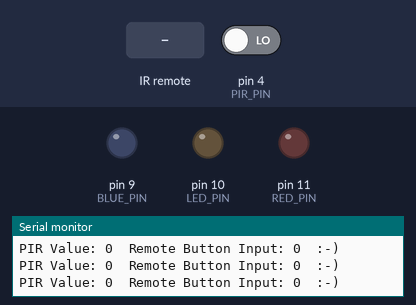
This sketch was run on a simulated Arduino Uno, built with avr-gcc and run on an emulated ATmega328P. Parts: output pins drawn as LEDs (lit = HIGH), the last lines printed to the serial monitor. Inputs (shaded band) come from the test bench; at power-on: pin 4 (PIR_PIN) LOW. Random numbers use the default seed unless the sketch sets one.

Above: at 1.2 s.
1.3 s: infrared code 0x42 received
4.3 s: infrared code 0xC received
At 5.4 s:
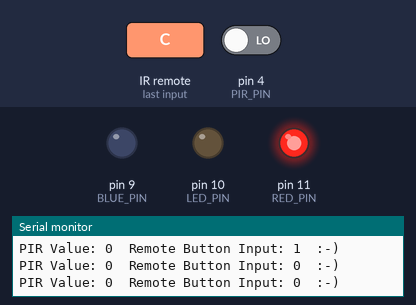
6.1 s: pin 4 (PIR_PIN) driven HIGH
At 7.4 s:
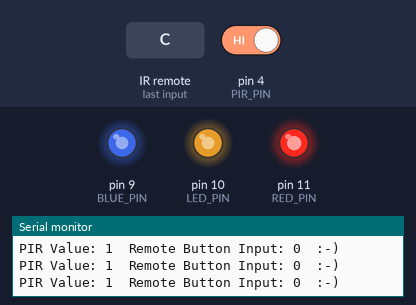
7.7 s: infrared code 0x18 received
At 8.06 s:
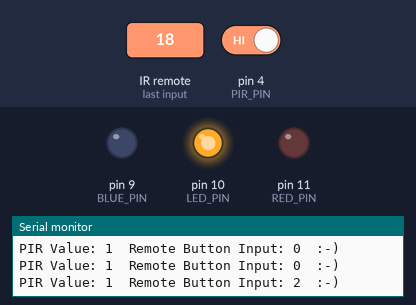
9.7 s: infrared code 0x5E received
At 10.06 s:
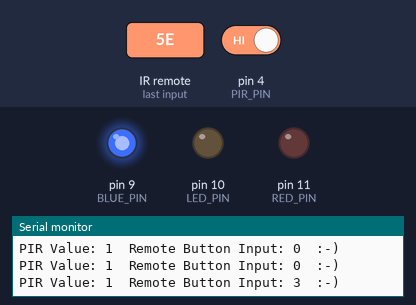
11.7 s: infrared code 0x8 received
At 13.1 s:
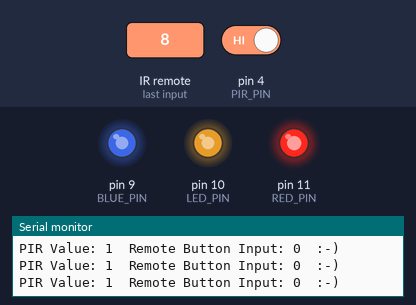
Timing chart, 0 to 14.7 s (numbered marks = the images above; inputs shaded):
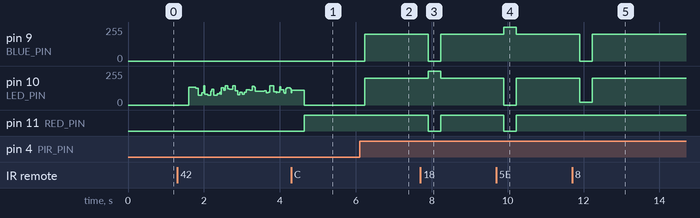

The sketch:

IndoorLightSystem_M3C.ino.ino
```cpp
/*
 * File: IndoorSystem_M3C.ino
 * Authors: Parker West & Megan Gunnett
 * Date: 12/18/2024
 * Description: This Arduino project is the control system for the indoor lights. The lights utilize the use of a PIR sensor, an IR remote reciever, RGB lights,
 *              and a photoresistor. This program uses the IRremote.hpp library to control the remote. For more information on this library, visit
                https://github.com/Arduino-IRremote/Arduino-IRremote.git. This program also sues the millisDelay library to control the use of a timer.
 */
#include <IRremote.hpp>
#include <millisDelay.h>

millisDelay ledDelay; //declare the millisecond delay for the LED

// These constants won't change:
const int IR_RECEIVE_PIN  =   7;  // Pin for the IR Reciever
const int PIR_PIN         =   4;  // Passive infared pin
const int LED_PIN         =  10;  // A PWM pin so birghtness can be adjusted
const int RED_PIN         =  11;  // Pin for RGB LED Red control
const int GREEN_PIN       =  10;  // Pin for RGB LED Green control
const int BLUE_PIN        =   9;  // Pin for RGB LED Blue control
const int ERROR           =  -1;  // an error message for debugging purposes
const int BUTTON_PIN      =   2;  // Pin for the button
const int PWR             = 999;  // defines power button as an integer
const int FFW             =  42;  // defines fast-forward button as an integer
const int PPL             = 111;  // defines pause-play button as an integer
const int RWW             = 144;  // defines rewind button as an integer
      int counter         =   1;  // A counter to keep track of the number of PWR button presses


//function prototypes, see below loop() for definitions
int remoteInput();
bool motionDetected();
void setRGB(int red, int green, int blue);
void printValues(int button);
void remotePresets(int button);

void setup() {
  // initialize serial communications at 9600 bits per second
  Serial.begin(9600);

  // initialize pins for input/output
  pinMode(LED_PIN, OUTPUT);
  pinMode(PIR_PIN, INPUT);
  //pinMode(PR_PIN, INPUT);
  pinMode(RED_PIN,   OUTPUT);
  pinMode(GREEN_PIN, OUTPUT);
  pinMode(BLUE_PIN,  OUTPUT);

  //seed the RNG... used for the candle preset in remotePresets
  randomSeed(analogRead(0));

  //initialize the IR reciever (using the IRremote library)
  IrReceiver.begin(IR_RECEIVE_PIN, ENABLE_LED_FEEDBACK);
}

//functions as an 'int main()'
//these programs will loop continously and 'control' the arduino
void loop() {
  int button = remoteInput(); //define button as the current remote input
  remotePresets(button); //check which preset to run based on button value
  printValues(button); //display sensor values for debugging
  delay(15); //delay to aid in logic
}

/*         Name: remoteInput()
 *      Purpose: Recieves signal from the IR remote and decodes them into a useable integer. Most code in this function
 *               is derived from the IRreciever library.
 *       @param: N/A
 *       Return: int- Returns an integer code that can be used to program remote presets
 */
int remoteInput() {
  if (IrReceiver.decode()){ //if a signal is recieved, decode the recieved signal to a hexadecimal value
    uint16_t command = IrReceiver.decodedIRData.command; //converts signal into an integer value. Stored in a structure.
    //usually, the signal would be printed in the command line. The print commands are in printValues()
    /*
    decode the integer signal using the table values below:

                      | Button | Code |
                      |      0 |  22 |
                      |      1 |  12 |
                      |      2 |  24 |
                      |      3 |  94 |
                      |      4 |   8 |
                      |      5 |  28 |
                      |      6 |  90 |
                      |      7 |  66 |
                      |      8 |  82 |
                      |      9 |  74 |
                      |     PWR|  69 |
                      |     FFW|  67 | Fast Forward
                      |     PPL|  64 | Pause/Play
                      |     RWW|  68 | Rewind
  */
    delay(15);
    IrReceiver.resume();
    //run a switch statement. Returns the button pressed
    switch (command){
      case 22: //button #0
        return 0;
      case 12: //button #1
        return 1;
      case 24: //button #2
        return 2;
      case 94: //button #3
        return 3;
      case 8: //button #4
        return 4;
      case 28: //button #5
        return 5;
      case 90: //button #6
        return 6;
      case 66: //button #7
        return 7;
      case 82: //button #8
        return 8;
      case 74: //button #9
        return 9;
      case 69: //PWR button
        counter++;
        return PWR;
      case 67: // Fast Forward
        return FFW;
      case 64: //Pause Play
        return PPL;
      case 68: //Rewind
        return RWW;
      default: //then an unknown signal is recieved
        return ERROR;
    } //end of switch
  }


}
/*         Name: remotePresets
 *      Purpose : Executes different functions to the LEDs when a button is pressed on the remote.
 *       @param: int button- the number of the pressed button (numbers 0-9, PWR button)
 *       Return: N/A- runs line of code without a return.
 */
void remotePresets(int button){
  /*
   decode the integer signal using the table values below:
                     | Button |    Preset        |
                     |      0 | Motion Sensor    |
                     |      1 | Red LED Color    |
                     |      2 | Green LED Color  |
                     |      3 | Blue LED Color   |
                     |      4 | Orange LED Color |
                     |      5 | Purple LED Color |
                     |      6 | Cyan LED Color   |
                     |      7 | Candle           |
                     |      8 | Party Mode       |
                     |      9 | N/A              |
                     |     PWR| Manual On/Off    |
                     |     FFW| Fast Fade        |
                     |     PPL| Mid Fade         |
                     |     RWW| Slow Fade        |
  */
  //run a switch statment. Runs a preset based on the button inputed:
  switch (button){
    case 0: //the motion sensor code, inputting other codes will ovveride this code
       if (motionDetected() == true) { //check if the light level is low enough and motion is detected
        setRGB(255, 200, 200);
        ledDelay.start(5000); //set a timer for 5 seconds
      }
      break;

    case 1: // Red LED Color
    setRGB(255, 0, 0);
    break;

  case 2: // Green LED Color
      setRGB(0, 255, 0);
      break;

  case 3:  // Blue LED Color
      setRGB(0, 0, 255);
      break;

  case 4: //orange LED color
    setRGB(255, 20, 0);
    break;

  case 5: //purple LED Color
      setRGB(255, 0, 255);
      break;

  case 6: //cyan LED color
      setRGB(0, 250, 200);
      //setRGB(255, 255, 255);
      break;

  case 7: //candle effect, uses a RNG to control the brightness
      while(true){
          int flicker = random(75, 150);
          analogWrite(LED_PIN, flicker);
          if (IrReceiver.decode()) break;
          delay(random(10, 100));
        }
      break;

  case 8: //party mode. Will flash different colors
        int color = random(0, 6);
        if (IrReceiver.decode()) break;
      //perform a switch statement to decide what color to turn to
      switch (color){
        case 0: //set red
          setRGB(255, 0, 0);
          break;
        case 1: //set green
        setRGB(0, 255, 0);
          break;
        case 2: //set blue
          setRGB(0, 0, 255);
          break;
        case 3: //set orange
          setRGB(255, 20, 0);
          break;
        case 4: //set purple
          setRGB(255, 0, 255);
          break;
        case 5:
          setRGB(0, 250, 200);
          break;
        default:
          break;
      }
      //then delay for a little bit
      delay(50);
      break;

 case 9:
     //intentionally left blank
      break;

  case FFW:
  //fast fade
     //fade the LED brighter first
     for (int i = 0; i <= 255; i++){
      analogWrite(LED_PIN, i);
      //check for remote input to exit a long loop
      if (IrReceiver.decode()) break;
      delay(5); //wait 20 msec
     }
     //now fade the LED dimmer
     for (int i = 255; i >= 0; i--){
      analogWrite(LED_PIN, i);
      if (IrReceiver.decode()) break;
      delay(5); //wait 20 msec
     }
      break;

  case PPL: //mid fade
     //fade the LED brighter first
     for (int i = 0; i <= 255; i++){
      analogWrite(LED_PIN, i);
      //check for remote input to exit a long loop
      if (IrReceiver.decode()) break;
      delay(10); //wait 10 msec
     }
     //now fade the LED dimmer
     for (int i = 255; i >= 0; i--){
      analogWrite(LED_PIN, i);
      if (IrReceiver.decode()) break;
      delay(10); //wait 10 msec
     }
     //enter preset
      break;
  case RWW: //slow fade
     //fade the LED brighter first
     for (int i = 0; i <= 255; i++){
      analogWrite(LED_PIN, i);
      //check for remote input to exit a long loop
      if (IrReceiver.decode()) break;
      delay(20); //wait 20 msec
     }
     //now fade the LED dimmer
     for (int i = 255; i >= 0; i--){
      analogWrite(LED_PIN, i);
      if (IrReceiver.decode()) break;
      delay(20); //wait 20 msec
     }
      break;

 case PWR:
      //turn the lights on and off again, depending on the value of counter
      if (counter % 2 == 1){ //if counter is odd, then turn on the lights
        setRGB(255, 200, 200);
      }
      else {
        setRGB(0, 0, 0);
      }
      break;

  default: //then the remote has received an error
    break;
  }

  //put the code to turn off the motion-powered lights here so they will always check
  if (ledDelay.justFinished()) {
    setRGB(0, 0, 0);
  }
}

/*         Name: motionDetected
 *      Purpose: Detects if motion is around the sensor (using 0 for fale, 1 for true)
 *       @param: N/A
 *       Return: bool- returns true when motion is detected, returns false when none is detected
 */
bool motionDetected() {
 int PIR_Value = digitalRead(PIR_PIN);

  if (PIR_Value == 1) {
    return true;
  }
  else {
    return false;
  }
}

/*         Name: setRGB
 *      Purpose: Sets RGB bulbs to a specified red, green, and blue value
 *       @param: int red- value of red
 *       @param: int green- value of green
 *       @param: int blue- value of blue
 *       Return: N/A- runs line of code without a return.
 */
void setRGB(int red, int green, int blue){
  analogWrite(RED_PIN, red);
  analogWrite(GREEN_PIN, green);
  analogWrite(BLUE_PIN, blue);
  delay(15);
}


/*         Name: printValues()
 *      Purpose: Prints the values of all the sensors in the serial monitor for easy debugging.
 *       @param: N/A
 *       Return: N/A- runs line of code without a return.
 */
void printValues(int button){
  //PIR Values
  int PIR_Value = digitalRead(PIR_PIN);
  Serial.print("PIR Value: ");
  Serial.print(PIR_Value);

  //remote input values - debugging
  Serial.print ("  Remote Button Input: ");
  switch (button){
    case PWR:
      Serial.print("PWR");
      break;
    case FFW:
      Serial.print("FFW");
      break;
    case PPL:
      Serial.print("PPL");
      break;
    case RWW:
      Serial.print("RWW");
      break;
    case ERROR:
      Serial.print("ERROR");
      break;
    default:
      Serial.print(button);
      break;
  }
  Serial.print("  :-)\n"); //print space between each sensor value and then a new line

  //wait .3 seconds for readability
  delay(300);
}
```

Measured:
- after the input at 4.3 s, pin 11 (RED_PIN): LOW → HIGH after 0.34 s
- after the input at 6.1 s, pin 9 (BLUE_PIN), pin 10 (LED_PIN): 0/255 → 200/255 after 0.14 s
- after the input at 7.7 s, pin 9 (BLUE_PIN): 200/255 → 0/255 after 0.20 s, → 200/255 0.33 s later; pin 10 (LED_PIN): 200/255 → 255/255 after 0.20 s, → 200/255 0.33 s later; pin 11 (RED_PIN): HIGH → LOW after 0.20 s, → HIGH 0.33 s later
- after the input at 9.7 s, pin 9 (BLUE_PIN): 200/255 → 255/255 after 0.20 s, → 200/255 0.33 s later; pin 10 (LED_PIN): 200/255 → 0/255 after 0.20 s, → 200/255 0.33 s later; pin 11 (RED_PIN): HIGH → LOW after 0.20 s, → HIGH 0.33 s later
- after the input at 11.7 s, pin 9 (BLUE_PIN): 200/255 → 0/255 after 0.20 s, → 200/255 0.33 s later; pin 10 (LED_PIN): 200/255 → 20/255 after 0.20 s, → 200/255 0.33 s later
